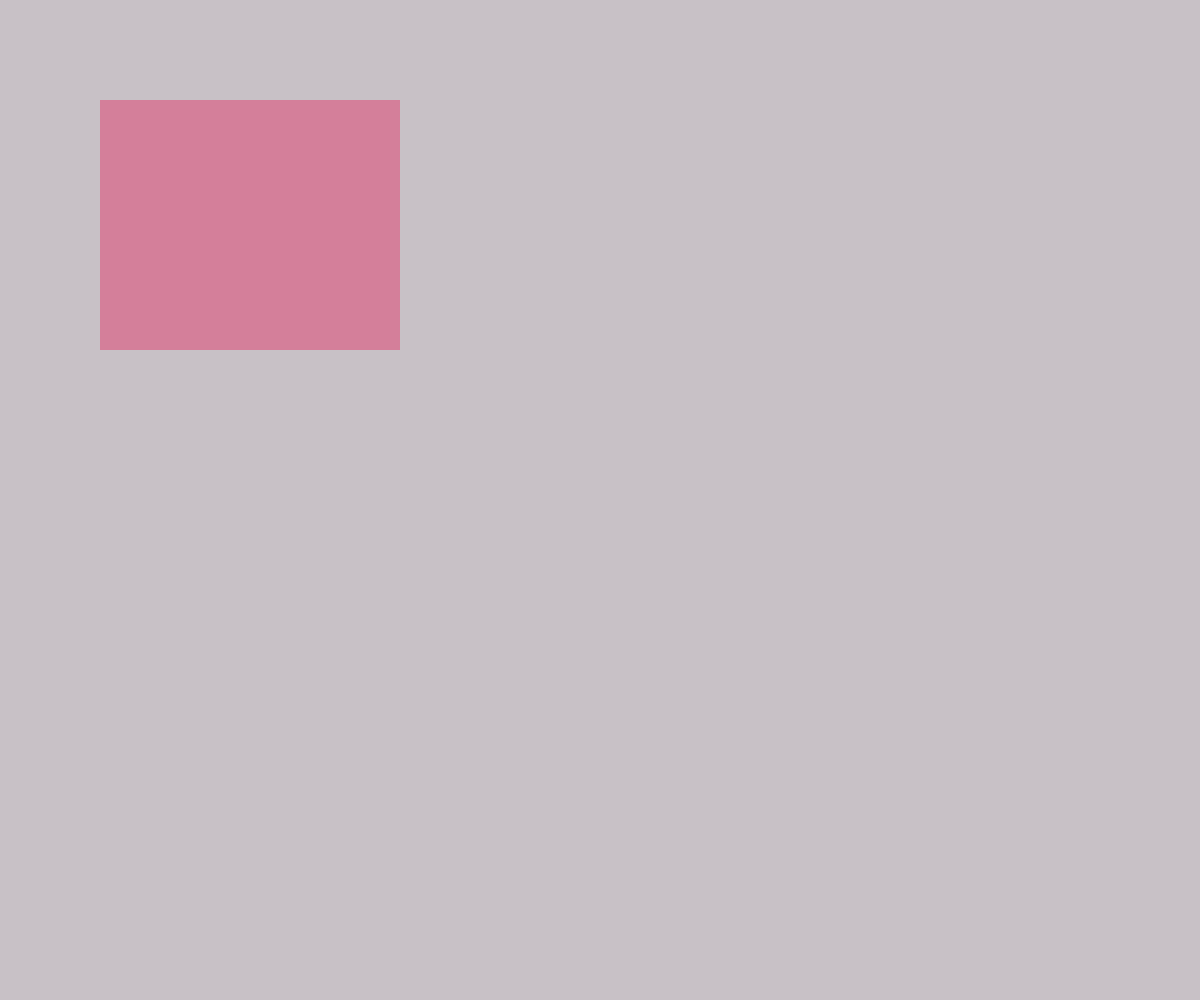
Frame 1 (no input)
Frame 60 (no input): identical to frame 1, image omitted
Frame 120 (the mouse pressed at the canvas centre since frame 60): identical to frame 1, image omitted

The p5.js sketch that drew this single still picture (run headless with seeded random() and noise() and a simulated clock; from frame 60 on, the mouse is pressed at the canvas centre):

// p5.js sketch
// ── sketch.js
/* EVENTOS EN P5.JS

Teclado

    keyIsPressed
    key
    keyCode
    keyPressed()
    keyReleased()
    keyTyped()
    keyIsDown()

*/

let trazo;

function setup() {

    createCanvas(windowWidth, windowHeight);
    //createCanvas(displayWidth, displayHeight);

    // Definir el frameRate
    frameRate(60);
}

function draw() {

    // estilos
    background(200, 193, 198);
    fill(229, 23, 85, 100);
    stroke('#4D1A29');
    strokeWeight(trazo);

    // dibujar un rectángulo
    if (keyIsPressed == true) {
        fill(0);
    }

    rect(100, 100, width / 4, height / 4);

    // Texto
    textSize(100);
    text(key, 500, 500, 600, 100);

}

// Modificar el tamaño del canvas si la ventana cambia de tamaño
function windowResized() {
    resizeCanvas(windowWidth, windowHeight);
}

// La funcion keyPressed() es llamada cada vez que una tecla es presionada
function keyPressed() {
    if (keyCode == LEFT_ARROW) {
        trazo = 10;
    } else if (keyCode == RIGHT_ARROW) {
        trazo = 0;
    }
}
